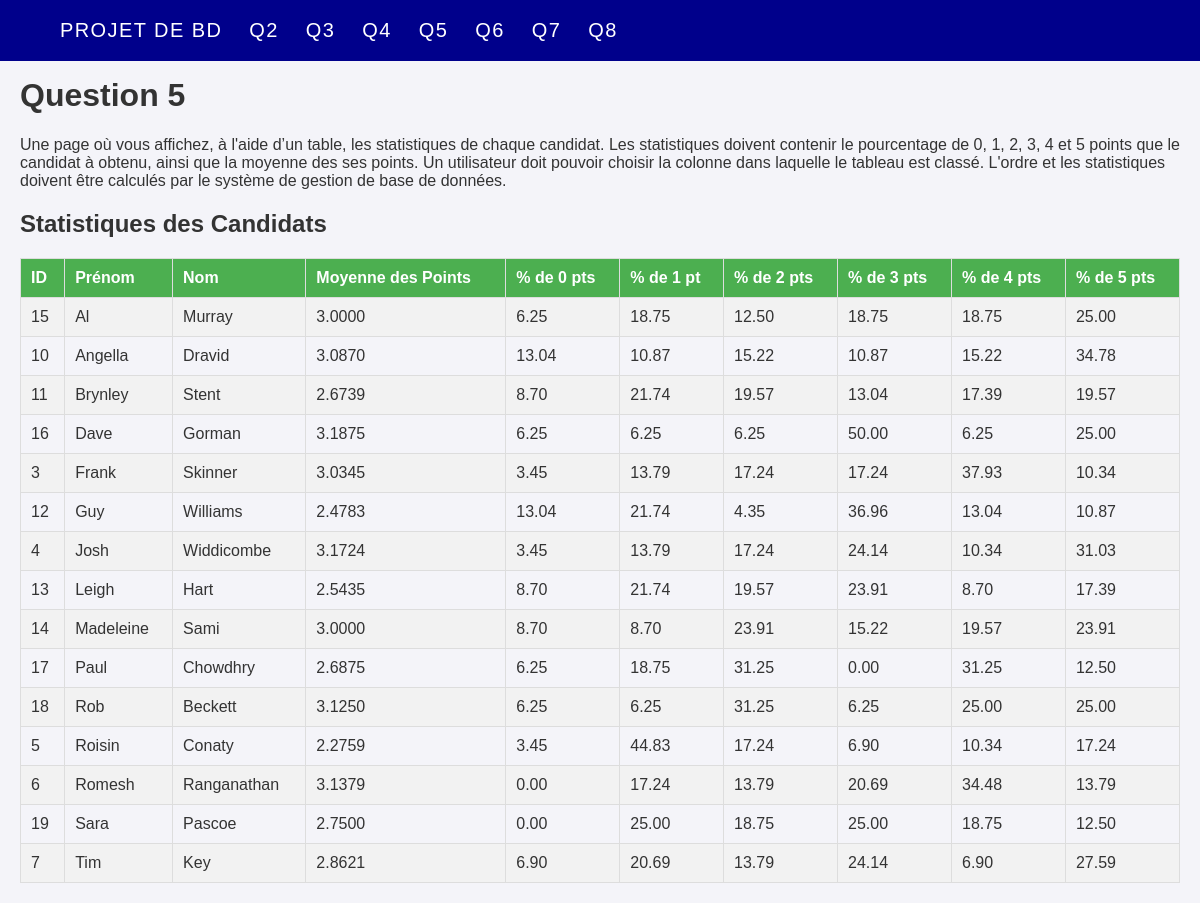
Screenshot of /www/public/Question5.php?order=FIRSTNAME&asc=ASC with the database file from the repository.
### tables this page shows
CREATE TABLE `person` (
  `ID` int(11) NOT NULL,
  `FIRSTNAME` varchar(9) NOT NULL,
  `LASTNAME` varchar(11) NOT NULL
);

### www/public/Question5.php (the view, shortened to what this page needs)
<!DOCTYPE html>
<html>
    <head>
        <?php
        include 'index.php';
        global $db ;
        ?>
    </head>
    <body>
        <h1> Question 5 </h1>
        <p> Une page où vous affichez, à l'aide d’un table, les statistiques de chaque candidat. Les statistiques doivent contenir le pourcentage de 0, 1,
2, 3, 4 et 5 points que le candidat à obtenu, ainsi que la moyenne des ses points. Un utilisateur doit pouvoir choisir la colonne dans laquelle
le tableau est classé. L'ordre et les statistiques doivent être calculés par le système de gestion de base de données.</p>
        <section>
            <?php
function fetchCandidateStats($db, $order = 'ID', $asc = 'ASC') {
    $validOrders = ['ID', 'FIRSTNAME', 'LASTNAME', 'average_points', 'percent_0', 'percent_1', 'percent_2', 'percent_3', 'percent_4', 'percent_5'];
    $order = in_array($order, $validOrders) ? $order : 'ID';
    $asc = $asc === 'ASC' ? 'ASC' : 'DESC';
    $sql = "SELECT
                p.ID,
                p.FIRSTNAME,
                p.LASTNAME,
                AVG(pts.POINTS) AS average_points,
                ROUND(SUM(CASE WHEN pts.POINTS = 0 THEN 1 ELSE 0 END) / COUNT(pts.POINTS) * 100, 2) AS percent_0,
                ROUND(SUM(CASE WHEN pts.POINTS = 1 THEN 1 ELSE 0 END) / COUNT(pts.POINTS) * 100, 2) AS percent_1,
                ROUND(SUM(CASE WHEN pts.POINTS = 2 THEN 1 ELSE 0 END) / COUNT(pts.POINTS) * 100, 2) AS percent_2,
                ROUND(SUM(CASE WHEN pts.POINTS = 3 THEN 1 ELSE 0 END) / COUNT(pts.POINTS) * 100, 2) AS percent_3,
                ROUND(SUM(CASE WHEN pts.POINTS = 4 THEN 1 ELSE 0 END) / COUNT(pts.POINTS) * 100, 2) AS percent_4,
                ROUND(SUM(CASE WHEN pts.POINTS = 5 THEN 1 ELSE 0 END) / COUNT(pts.POINTS) * 100, 2) AS percent_5
            FROM person p
            JOIN points pts ON p.ID = pts.CANDIDATE_ID
            GROUP BY p.ID
            ORDER BY $order $asc";
    $stmt = $db->prepare($sql);
    $stmt->execute();
    return $stmt->fetchAll(PDO::FETCH_ASSOC);
}
$order = $_GET['order'] ?? 'ID';
$asc = $_GET['asc'] ?? 'ASC';
$candidates = fetchCandidateStats($db, $order, $asc);
?>
<!DOCTYPE html>
<html lang="fr">
<head>
</head>
<body>
    <h1>Statistiques des Candidats</h1>
    <table>
        <tr>
            <?php
            $headers = ['ID' => 'ID', 'FIRSTNAME' => 'Prénom', 'LASTNAME' => 'Nom', 'average_points' => 'Moyenne des Points', 'percent_0' => '% de 0 pts', 'percent_1' => '% de 1 pt', 'percent_2' => '% de 2 pts', 'percent_3' => '% de 3 pts', 'percent_4' => '% de 4 pts', 'percent_5' => '% de 5 pts'];
            foreach ($headers as $key => $value) {
                $newAsc = ($order == $key && $asc == 'ASC') ? 'DESC' : 'ASC';
                echo "<th><a href='?order=$key&asc=$newAsc'>$value</a></th>";
            }
            ?>
        </tr>
        <?php foreach ($candidates as $candidate): ?>
        <tr>
            <?php
            foreach ($headers as $key => $value) {
                echo "<td>{$candidate[$key]}</td>";
            }
            ?>
        </tr>
        <?php endforeach; ?>
    </table>
</body>
</html>

### www/public/Question5.php (style rules this page uses)
body { font-family: Arial, sans-serif; margin: 20px; background-color: #f4f4f9; color: #333; }
table { width: 100%; border-collapse: collapse; margin-top: 20px; }
th, td { padding: 10px; border: 1px solid #ddd; text-align: left; }
th { background-color: #4CAF50; color: white; cursor: pointer; }
tr:nth-child(even) { background-color: #f2f2f2; }
a { color: white; text-decoration: none; }

### rows the page displays
person: ID "15", FIRSTNAME "Al", LASTNAME "Murray", key "3.0000", key "6.25", key "18.75", key "12.50", key "25.00"
person: ID "10", FIRSTNAME "Angella", LASTNAME "Dravid", key "3.0870", key "13.04", key "10.87", key "15.22", key "34.78"
person: ID "11", FIRSTNAME "Brynley", LASTNAME "Stent", key "2.6739", key "8.70", key "21.74", key "19.57", key "13.04", key "17.39"
person: ID "16", FIRSTNAME "Dave", LASTNAME "Gorman", key "3.1875", key "6.25", key "50.00", key "25.00"
person: ID "3", FIRSTNAME "Frank", LASTNAME "Skinner", key "3.0345", key "3.45", key "13.79", key "17.24", key "37.93", key "10.34"
person: ID "12", FIRSTNAME "Guy", LASTNAME "Williams", key "2.4783", key "13.04", key "21.74", key "4.35", key "36.96", key "10.87"
person: ID "4", FIRSTNAME "Josh", LASTNAME "Widdicombe", key "3.1724", key "3.45", key "13.79", key "17.24", key "24.14", key "10.34", key "31.03"
person: ID "13", FIRSTNAME "Leigh", LASTNAME "Hart", key "2.5435", key "8.70", key "21.74", key "19.57", key "23.91", key "17.39"
person: ID "14", FIRSTNAME "Madeleine", LASTNAME "Sami", key "3.0000", key "8.70", key "23.91", key "15.22", key "19.57"
person: ID "17", FIRSTNAME "Paul", LASTNAME "Chowdhry", key "2.6875", key "6.25", key "18.75", key "31.25", key "0.00", key "12.50"
person: ID "18", FIRSTNAME "Rob", LASTNAME "Beckett", key "3.1250", key "6.25", key "31.25", key "25.00"
person: ID "5", FIRSTNAME "Roisin", LASTNAME "Conaty", key "2.2759", key "3.45", key "44.83", key "17.24", key "6.90", key "10.34"
person: ID "6", FIRSTNAME "Romesh", LASTNAME "Ranganathan", key "3.1379", key "0.00", key "17.24", key "13.79", key "20.69", key "34.48"
person: ID "19", FIRSTNAME "Sara", LASTNAME "Pascoe", key "2.7500", key "0.00", key "25.00", key "18.75", key "12.50"
person: ID "7", FIRSTNAME "Tim", LASTNAME "Key", key "2.8621", key "6.90", key "20.69", key "13.79", key "24.14", key "27.59"

### other values shown
$value "ID"
$value "Prénom"
$value "Nom"
$value "Moyenne des Points"
$value "% de 0 pts"
$value "% de 1 pt"
$value "% de 2 pts"
$value "% de 3 pts"
$value "% de 4 pts"
$value "% de 5 pts"
